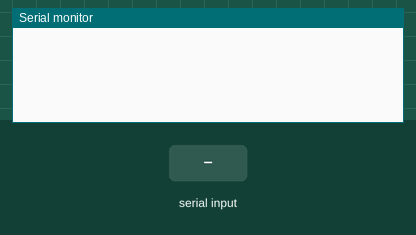
This sketch was run on a simulated Arduino Uno, built with avr-gcc and run on an emulated ATmega328P. Parts: the last lines printed to the serial monitor. The inputs (shaded band) are chosen by the test bench.

Above: at 1.2 s.
1.3 s: "<1>" received over Serial
At 1.8 s:
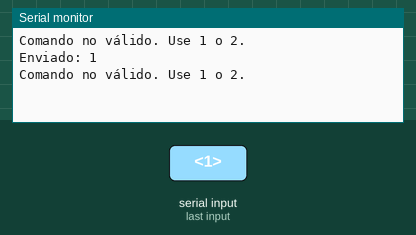
2.8 s: "<1>" received over the second serial link
At 4.7 s:
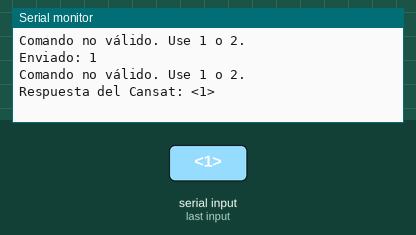
5.2 s: "1\n" received over the second serial link
At 5.8 s:
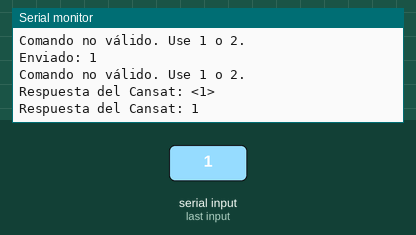
6.7 s: byte 50 ('2') received over Serial
At 8.2 s:
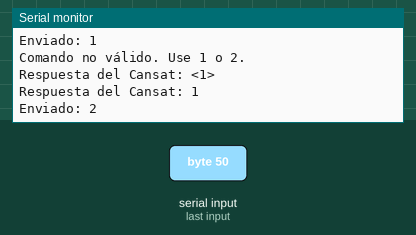

Measured:
- after the input at 1.3 s, the serial monitor: prints a new line at once (image 1)
- after the input at 2.8 s, the serial monitor: prints a new line after 1.0 s (image 2)
- after the input at 5.2 s, the serial monitor: prints a new line at once (image 3)
- after the input at 6.7 s, the serial monitor: prints a new line at once (image 4)

The sketch:

Recibido_de_BASE.ino
```cpp
#include <SoftwareSerial.h>

SoftwareSerial XBee(10, 11);  // RX, TX

void setup() {
  Serial.begin(115200);       // Comunicación con la PC
  XBee.begin(115200);         // Comunicación con el módulo XBee
}

void loop() {
  // Enviar comandos al Cansat desde el teclado
  if (Serial.available() > 0) {                // Leer datos del teclado
    char comando = Serial.read();              // Leer un carácter

    if (comando == '1' || comando == '2') {    // Validar comando (1 o 2)
      XBee.print('<');
      XBee.print(comando);                     // Enviar el comando
      XBee.println('>');

      Serial.print("Enviado: ");
      Serial.println(comando);
    } else {
      Serial.println("Comando no válido. Use 1 o 2.");
    }
  }

  // Recibir respuesta del Cansat
  if (XBee.available() > 0) {                  // Verificar si hay datos entrantes
    String respuesta = XBee.readStringUntil('\n');  // Leer la respuesta completa
    Serial.print("Respuesta del Cansat: ");
    Serial.println(respuesta);
  }
}
```
